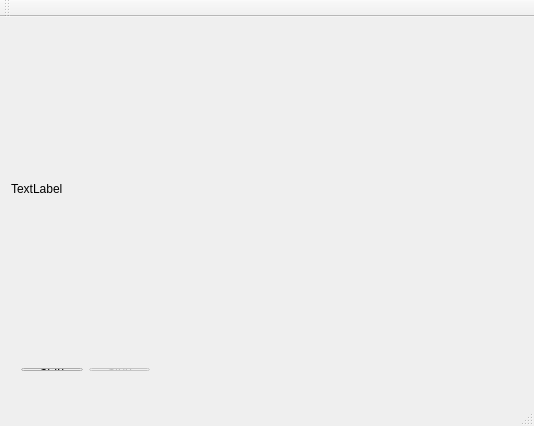
<?xml version="1.0" encoding="UTF-8"?>
<ui version="4.0">
 <class>MainWindow</class>
 <widget class="QMainWindow" name="MainWindow">
  <property name="geometry">
   <rect>
    <x>0</x>
    <y>0</y>
    <width>534</width>
    <height>426</height>
   </rect>
  </property>
  <property name="windowTitle">
   <string>MainWindow</string>
  </property>
  <widget class="QWidget" name="centralWidget">
   <widget class="QLabel" name="colorImage">
    <property name="geometry">
     <rect>
      <x>11</x>
      <y>11</y>
      <width>511</width>
      <height>321</height>
     </rect>
    </property>
    <property name="text">
     <string>TextLabel</string>
    </property>
   </widget>
   <widget class="QWidget" name="horizontalLayoutWidget">
    <property name="geometry">
     <rect>
      <x>10</x>
      <y>340</y>
      <width>151</width>
      <height>25</height>
     </rect>
    </property>
    <layout class="QHBoxLayout" name="horizontalLayout">
     <item>
      <widget class="QPushButton" name="startButton">
       <property name="text">
        <string>Start</string>
       </property>
      </widget>
     </item>
     <item>
      <widget class="QPushButton" name="stopButton">
       <property name="enabled">
        <bool>false</bool>
       </property>
       <property name="text">
        <string>Stop</string>
       </property>
      </widget>
     </item>
    </layout>
   </widget>
  </widget>
  <widget class="QMenuBar" name="menuBar">
   <property name="geometry">
    <rect>
     <x>0</x>
     <y>0</y>
     <width>534</width>
     <height>21</height>
    </rect>
   </property>
  </widget>
  <widget class="QToolBar" name="mainToolBar">
   <attribute name="toolBarArea">
    <enum>TopToolBarArea</enum>
   </attribute>
   <attribute name="toolBarBreak">
    <bool>false</bool>
   </attribute>
  </widget>
  <widget class="QStatusBar" name="statusBar"/>
 </widget>
 <layoutdefault spacing="6" margin="11"/>
 <resources/>
 <connections>
  <connection>
   <sender>startButton</sender>
   <signal>released()</signal>
   <receiver>MainWindow</receiver>
   <slot>onStart()</slot>
   <hints>
    <hint type="sourcelabel">
     <x>77</x>
     <y>304</y>
    </hint>
    <hint type="destinationlabel">
     <x>266</x>
     <y>212</y>
    </hint>
   </hints>
  </connection>
  <connection>
   <sender>stopButton</sender>
   <signal>released()</signal>
   <receiver>MainWindow</receiver>
   <slot>onStop()</slot>
   <hints>
    <hint type="sourcelabel">
     <x>167</x>
     <y>304</y>
    </hint>
    <hint type="destinationlabel">
     <x>266</x>
     <y>212</y>
    </hint>
   </hints>
  </connection>
 </connections>
 <slots>
  <slot>onStart()</slot>
  <slot>onStop()</slot>
 </slots>
</ui>
